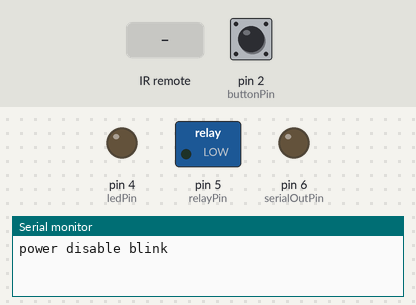
Simulated run of this sketch. Board: Arduino Uno, built with avr-gcc and run on an emulated ATmega328P. Shown: switched loads named in the sketch (green lamp = pin HIGH), output pins drawn as LEDs (lit = HIGH), the last lines printed to the serial monitor. Dashed ring = blinking. The inputs (shaded band) are chosen by the test bench; at power-on: pin 2 (buttonPin) HIGH.

Above: at 1.2 s.
1.3 s: infrared code 0x11B708F received
At 2.9 s:
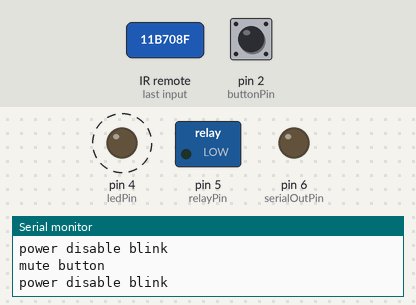
4.3 s: pin 2 (buttonPin) pulled LOW for 3.2 s
9.0 s: infrared code 0x11B08F7 received
At 9.5 s:
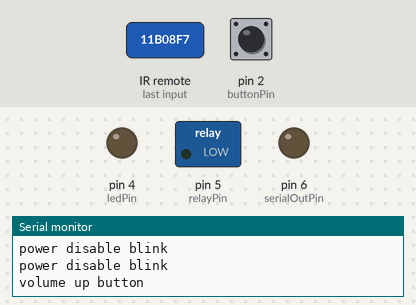
12.0 s: infrared code 0x11B8877 received
At 15.7 s:
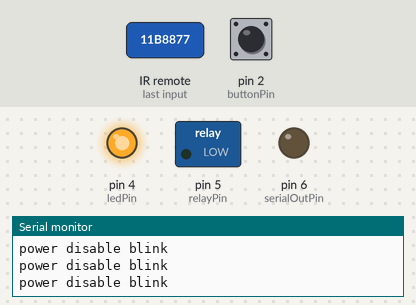
Timing chart, 0 to 16.0 s (numbered marks = the images above; inputs shaded):
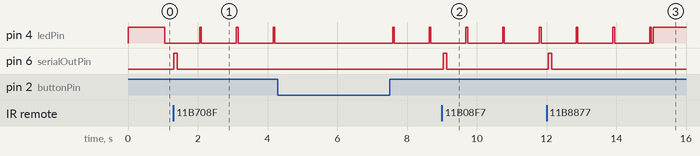

The sketch:

standby-psu-test.ino
```cpp
// load libraries
#include "IRremote.h"
//#include "SendOnlySoftwareSerial.h"

// pinout
#define relayPin 5
#define ledPin 4
#define buttonPin 2
#define serialOutPin 6
#define irPin 7

bool ledState = HIGH;                           // state of standby led. turned HIGH when system is off
bool powerState = LOW;                          // power state, LOW when system is off
bool enablePower = HIGH;                        // enable power state change
bool powerSent = LOW;                           // flag to send power down serial out

int debounceDelay = 50;                         // debounce time
unsigned long powerStateTimer = 0;              // time snapshot when power state changed
unsigned long blinkTimer = 0;                   // blink timer
int powerStateDelay = 15000;                    // power state delay time
bool pauseLoop = LOW;                           // pause main loop

// IR setup
IRrecv irrecv(irPin);
decode_results results;

unsigned long muteTimer = 0;                    // millis snapshot when we press mute button on ir (repeating signal)
bool irMute = LOW;                              // check if we can change mute state again with ir
bool irPower = LOW;                             // signal to change power state from ir

// Software serial
//SendOnlySoftwareSerial mySerial (serialOutPin);       // Tx pin

void setup() {
    // serial setup
//    mySerial.begin (9600);
    Serial.begin (115200);

    // pinout setup
    pinMode(buttonPin, INPUT_PULLUP);
    pinMode(ledPin, OUTPUT);
    pinMode(irPin, INPUT);
    pinMode(relayPin, OUTPUT);
    pinMode(serialOutPin, OUTPUT);

    // defaults
    digitalWrite(ledPin, ledState);
    digitalWrite(relayPin, powerState);

    // ir setup
    irrecv.enableIRIn();
}

void loop() {
    // startup and shutdown blinking led
    if (millis() - powerStateTimer < powerStateDelay) {
        // disable power button
        enablePower = LOW;
//        Serial.println ("power disabled");

        // blink led every second
        if(millis() - blinkTimer > 1000) {
            digitalWrite(ledPin, HIGH);
            delay(debounceDelay);
            digitalWrite(ledPin, LOW);
            blinkTimer = millis();
            Serial.println ("power disable blink");
        }
    }
    else {
        // enable power button
        enablePower = HIGH;
//        Serial.println ("power enabled");

        // reset led state
        digitalWrite(ledPin, ledState);
    }

    // microsoft xbox one media remote - NEC standard
    // 18556633 - logo
    // 18577033 - window
    // 18609673 - lines
    // 18577543 - up
    // 18610183 - down
    // 18547963 - left
    // 18580603 - right
    // 18564283 - center
    // 18596923 - back
    // 18572443 - line dot
    // 18589783 - rewind
    // 18550513 - play
    // 18557143 - forward
    // 18602023 - previous
    // 18585703 - stop
    // 18569383 - next

    // repeating codes
    // 18548983 - volume up
    // 18581623 - volume down
    // 18575503 - mute
    // 18565303 - channel up
    // 18597943 - channel down

    // 4294967295 - resend data

    // read ir
    if (irrecv.decode(&results)) {
        if (results.value == 18556633) { // logo button as power on or off
//            mySerial.println("     ");
            irPower = HIGH;
            serialBlink();
//            Serial.println ("logo button");
        }
        if (results.value == 18575503 && irMute == LOW) { // mute button
//            mySerial.println("0202");
            irMute = HIGH;
            muteTimer = millis();
            serialBlink();
            Serial.println ("mute button");
        }
        if (results.value == 18548983) { // volume up
//            mySerial.println("0301");
            serialBlink();
            Serial.println ("volume up button");
        }
        if (results.value == 18581623) { // volume down
//            mySerial.println("0302");
            serialBlink();
            Serial.println ("volume down button");
        }
        if (results.value == 18609673) { // lines button as change output
//            mySerial.println("0401");
            serialBlink();
            Serial.println ("lines button");
        }
        if (results.value == 18577033) { // squares button as change input
//            mySerial.println("0501");
            serialBlink();
            Serial.println ("squares button");
        }
        irrecv.resume(); // Receive the next value
    }

    // read button
    int buttonPress = 0;
    while (digitalRead(buttonPin) == LOW && buttonPress < 30) {
        buttonPress++;
        delay(debounceDelay);
        Serial.print ("Button pressed for (ms): ");
        Serial.println (buttonPress * debounceDelay);
    }

    if (buttonPress > 0) {
        Serial.println ("--");
    }

    if ( (buttonPress > 29 || irPower == HIGH) && enablePower == HIGH) {
        // power on or off
        if (powerState == HIGH) {
            Serial.println ("power off");
            // turning off

            // send mute over serial
//            mySerial.println("0201");
            serialBlink();
            Serial.println ("send mute");

            // wait 3seconds after mute signal before system turns off
            powerSent = LOW;
            int turnOff = 0;
            do {
                digitalWrite(ledPin, !ledState);
                delay(debounceDelay);
                digitalWrite(ledPin, ledState);
                delay(debounceDelay);

                // send power off over serial
                if (turnOff > 10 && powerSent == LOW) {
                    powerSent = HIGH;
//                    mySerial.println("0103");
                    serialBlink();
                    Serial.println ("send poweroff");
                }

                turnOff++;
            } while (turnOff < 30);

            ledState = powerState;
            powerState = !powerState;
            powerStateTimer = millis();

            // write to digital pins
            digitalWrite(ledPin, ledState);
            digitalWrite(relayPin, powerState);
        }
        else if (powerState == LOW) {
            Serial.println ("power on");
            // turning on
            delay(debounceDelay);

            ledState = powerState;
            powerState = !powerState;
            powerStateTimer = millis();

            // write to digital pins
            digitalWrite(ledPin, ledState);
            digitalWrite(relayPin, powerState);
        }
    }
    else if (buttonPress > 1 && buttonPress < 20 && powerState == HIGH) {
        // send short press signal over serial
//        mySerial.println("0900");
        serialBlink();
        Serial.println ("short press sent");
    }

    // reset mute operation after 15s
    if (millis() - muteTimer > powerStateDelay && irMute == HIGH) {
        irMute = LOW;
        Serial.println ("ir mute reset to false");
    }

    // pause main loop
    do {
        pauseLoop = LOW;
        if (irrecv.decode(&results)) {
            if (results.value == 4294967295) {   // ir resend data value
                if (irPower == HIGH) {
                    pauseLoop = HIGH;
                    Serial.println ("pause loop ir");
                }
            }
            irrecv.resume(); // Receive the next value
        }
        if (digitalRead(buttonPin) == LOW ) {
            pauseLoop = HIGH;
            Serial.println ("pause loop button");
        }
        delay(debounceDelay);
    } while (pauseLoop);     // wait for button release

    // reset irPower flag
    irPower = LOW;
}

void serialBlink() {
    digitalWrite(serialOutPin, HIGH);
    delay(debounceDelay * 2);
    digitalWrite(serialOutPin, LOW);
}
```

Measured:
- after the input at 1.3 s, pin 6 (serialOutPin): LOW → HIGH at once, → LOW 0.10 s later
- after the input at 9.0 s, pin 6 (serialOutPin): LOW → HIGH at once, → LOW 0.10 s later
- after the input at 12.0 s, pin 6 (serialOutPin): LOW → HIGH after 0.05 s, → LOW 0.10 s later
